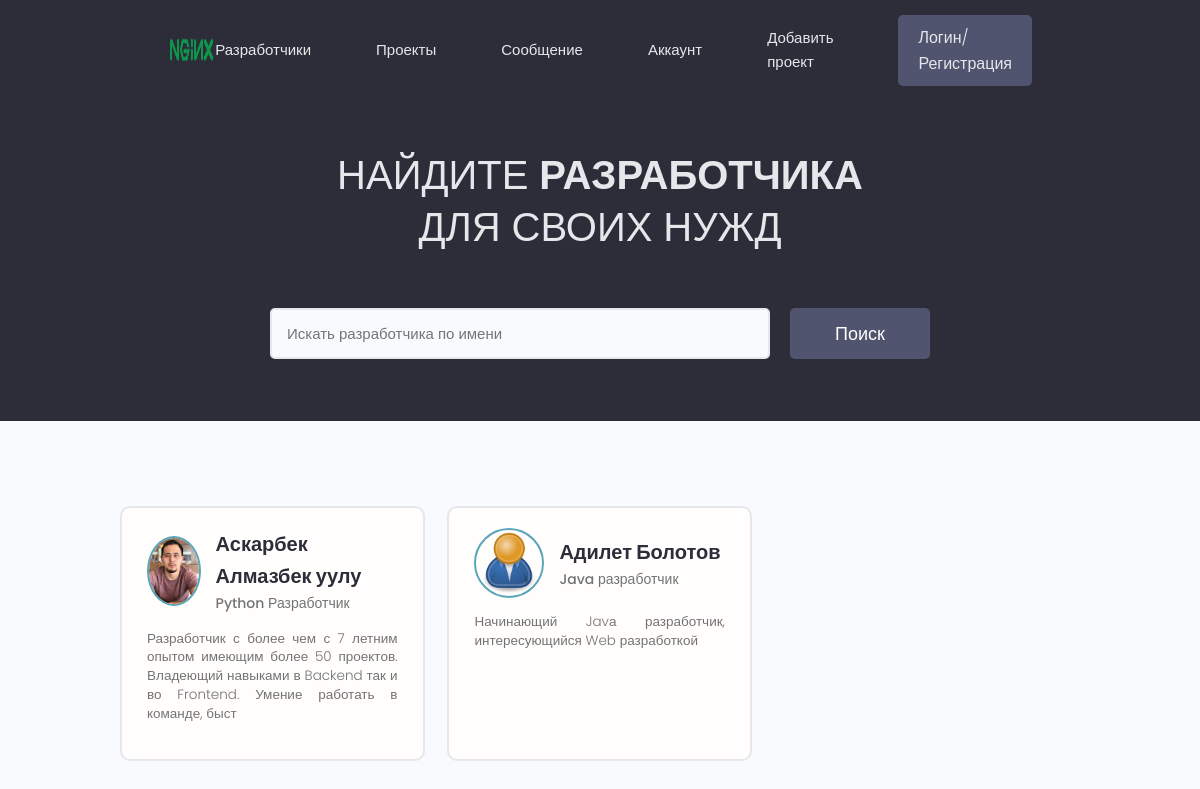
The app's page /, older data.
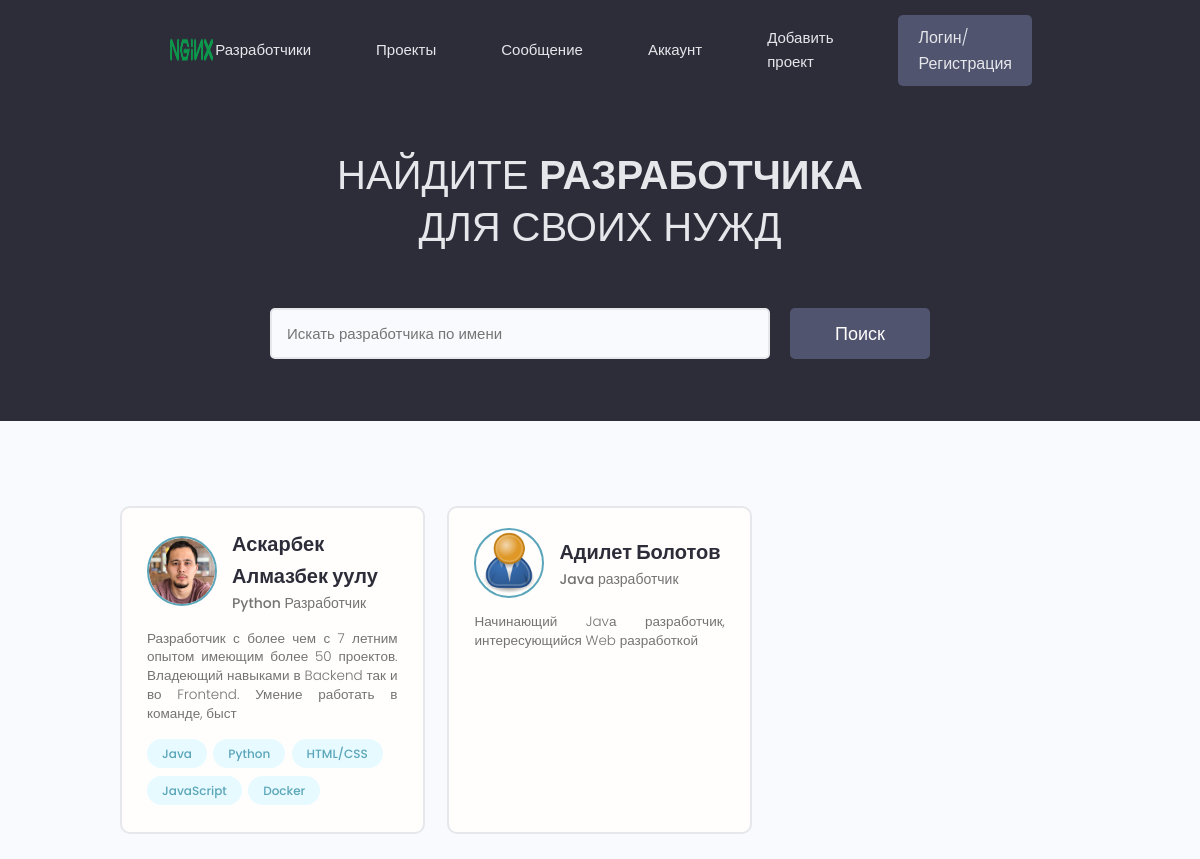
The same page, newer data.
### users/models.py (models this page shows, shortened)
class Profile(models.Model):
    user = models.OneToOneField(User, on_delete=models.CASCADE, null=True, blank=True)
    id = models.UUIDField(default= uuid.uuid4, unique=True, primary_key=True, editable=False) #16 char string nums and letters
    name = models.CharField(max_length=200, null = True, blank=True, verbose_name='ФИО')
    username = models.CharField(max_length=200, null=True, blank=True, verbose_name='Логин')
    email = models.CharField(max_length=200, null=True, blank=True, verbose_name='Почтовый адрес')
    short_intro = models.CharField(max_length=250, blank=True, null=True, verbose_name='Краткая информациия')
    bio = models.TextField(blank=True, null=True, verbose_name='Биография')
    profile_image = models.ImageField(null=True, blank=True, default='profiles/user-default.png', upload_to='profiles/')
    social_github = models.CharField(max_length=250, blank=True, null=True, verbose_name='Профиль в GitHub')
    social_twitter = models.CharField(max_length=250, blank=True, null=True, verbose_name='Профиль в Twitter')
    social_youtube = models.CharField(max_length=250, blank=True, null=True, verbose_name='Профиль в YouTube')
    social_facebook = models.CharField(max_length=250, blank=True, null=True, verbose_name='Профиль в Facebook')
    social_linkedin = models.CharField(max_length=250, blank=True, null=True, verbose_name='Профиль в LinkedIn')
    personal_website = models.CharField(max_length=250, blank=True, null=True, verbose_name='Персональный сайт')
    location = models.CharField(max_length=200, blank=True, null=True,verbose_name='Текущее местоположе')
    class Meta:
        verbose_name = 'Пользователь'
        verbose_name_plural = 'Пользователи'

class Skill(models.Model):
    owner = models.ForeignKey(Profile, blank=True, null=True, on_delete = models.CASCADE, verbose_name ='Разработчик')
    name = models.CharField(max_length=150, blank=True, null=True, verbose_name= 'Наименование')
    description = models.TextField(blank=True, null=True, verbose_name='Описание')
    created = models.DateTimeField(auto_now_add=True, verbose_name='Создано')
    id = models.UUIDField(default=uuid.uuid4, unique=True, blank=True, primary_key=True)
    def __str__(self):
        return str(self.name)
    class Meta:
        verbose_name = 'Навык'
        verbose_name_plural = 'Навыки'

### users/views.py (the view)
# urls.py: path('', profiles, name = 'profiles'),
def profiles(requests):
    profiles = Profile.objects.all()
    context = {
        'profiles': profiles
    }
    return render(requests,'users/profiles.html', context=context)

### users/templates/users/profiles.html (shortened to what this page needs)
{% extends 'main.html' %}
{% block content %}
  <main class="home">
    <section class="hero-section text-center">
      <div class="container container--narrow">
        <div class="hero-section__box">
          <h2>Найдите <span>Разработчика</span></h2>
          <h2>ДЛЯ СВОИХ НУЖД</h2>
        </div>
        <div class="hero-section__search">
          <form class="form" action="#" method="get">
            <div class="form__field">
              <input class="input input--text" id="formInput#search" type="text" name="text"
                placeholder="Искать разработчика по имени" />
            </div>
            <input class="btn btn--sub btn--lg" type="submit" value="Поиск" />
          </form>
        </div>
      </div>
    </section>
    <section class="devlist">
      <div class="container">
        <div class="grid grid--three">
            {% for profile in profiles %}
          <div class="column card">
            <div class="dev">
              <a href="{% url 'profile' profile.id %}" class="card__body">
                <div class="dev__profile">
                  <img class="avatar avatar--md" src="{{ profile.profile_image.url }}" alt="image" />
                  <div class="dev__meta">
                    <h3>{{ profile.name }}</h3>
                    <h5>{{ profile.short_intro }}</h5>
                  </div>
                </div>
                <p class="dev__info">
                  {{ profile.bio|slice:"150" }}
                </p>
                <div class="dev__skills">
                  {% for skill in profile.skill_set.all|slice:"5" %}
                  <span class="tag tag--pill tag--main">
                    <small>{{skill}}</small>
                  </span>
                  {% endfor %}
                </div>
              </a>
            </div>
          </div>
            {% endfor %}
        </div>
      </div>
    </section>
  </main>
{% endblock %}

Row changes from the older to the newer data that the page shows:
changed Profile "Аскарбек Алмазбек уулу": profile_image: a different picture
added Skill: name "Java", shown under Profile "Аскарбек Алмазбек уулу"
added Skill: name "Python", shown under Profile "Аскарбек Алмазбек уулу"
added Skill: name "HTML/CSS", shown under Profile "Аскарбек Алмазбек уулу"
added Skill: name "JavaScript", shown under Profile "Аскарбек Алмазбек уулу"
added Skill: name "Docker", shown under Profile "Аскарбек Алмазбек уулу"
